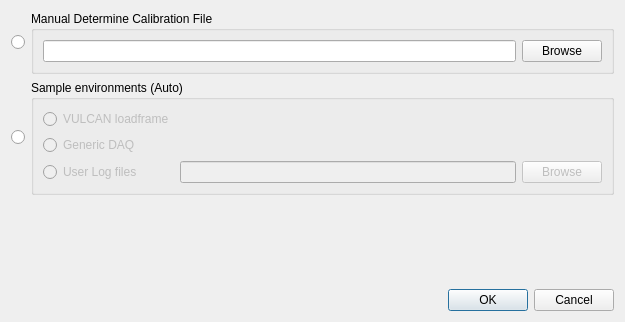
<?xml version="1.0" encoding="UTF-8"?>
<ui version="4.0">
 <class>Dialog</class>
 <widget class="QDialog" name="Dialog">
  <property name="geometry">
   <rect>
    <x>0</x>
    <y>0</y>
    <width>625</width>
    <height>322</height>
   </rect>
  </property>
  <property name="windowTitle">
   <string>Dialog</string>
  </property>
  <layout class="QVBoxLayout" name="verticalLayout">
   <item>
    <layout class="QGridLayout" name="gridLayout">
     <item row="0" column="0">
      <widget class="QRadioButton" name="radioButton_manual">
       <property name="text">
        <string/>
       </property>
      </widget>
     </item>
     <item row="0" column="1">
      <widget class="QGroupBox" name="groupBox_2">
       <property name="title">
        <string>Manual Determine Calibration File</string>
       </property>
       <layout class="QGridLayout" name="gridLayout_3">
        <item row="0" column="0">
         <widget class="QLineEdit" name="lineEdit_calibBriefView"/>
        </item>
        <item row="0" column="1">
         <widget class="QPushButton" name="pushButton_loadCalFile">
          <property name="toolTip">
           <string>&lt;html&gt;&lt;head/&gt;&lt;body&gt;&lt;p&gt;Select vanadium calibration runs/files;&lt;/p&gt;&lt;p&gt;&lt;br/&gt;&lt;/p&gt;&lt;p&gt;if it is selected without aborting, then the line edit to its right will be disabled;&lt;/p&gt;&lt;p&gt;Default is the instrument folder belonged to IPTS&lt;/p&gt;&lt;/body&gt;&lt;/html&gt;</string>
          </property>
          <property name="text">
           <string>Browse</string>
          </property>
         </widget>
        </item>
       </layout>
      </widget>
     </item>
     <item row="1" column="0">
      <widget class="QRadioButton" name="radioButton_auto">
       <property name="text">
        <string/>
       </property>
      </widget>
     </item>
     <item row="1" column="1">
      <widget class="QGroupBox" name="groupBox">
       <property name="toolTip">
        <string>&lt;html&gt;&lt;head/&gt;&lt;body&gt;&lt;p&gt;&lt;span style=&quot; font-weight:600; font-style:italic;&quot;&gt;Is 'sample environment' resposible for vanadium calibration?&lt;/span&gt;&lt;/p&gt;&lt;p&gt;&lt;span style=&quot; font-weight:600; font-style:italic; color:#ff0000;&quot;&gt;Required for chopping data&lt;/span&gt;&lt;/p&gt;&lt;/body&gt;&lt;/html&gt;</string>
       </property>
       <property name="title">
        <string>Sample environments (Auto)</string>
       </property>
       <layout class="QGridLayout" name="gridLayout_2">
        <item row="2" column="1">
         <widget class="QLineEdit" name="lineEdit_userLogFileName">
          <property name="enabled">
           <bool>false</bool>
          </property>
          <property name="sizePolicy">
           <sizepolicy hsizetype="Expanding" vsizetype="Fixed">
            <horstretch>0</horstretch>
            <verstretch>0</verstretch>
           </sizepolicy>
          </property>
         </widget>
        </item>
        <item row="2" column="2">
         <widget class="QPushButton" name="pushButton_5">
          <property name="enabled">
           <bool>false</bool>
          </property>
          <property name="toolTip">
           <string>&lt;html&gt;&lt;head/&gt;&lt;body&gt;&lt;p&gt;Select user specified log file&lt;/p&gt;&lt;/body&gt;&lt;/html&gt;</string>
          </property>
          <property name="text">
           <string>Browse</string>
          </property>
         </widget>
        </item>
        <item row="2" column="0">
         <widget class="QRadioButton" name="radioButton_useLogFiles">
          <property name="enabled">
           <bool>false</bool>
          </property>
          <property name="text">
           <string>User Log files</string>
          </property>
         </widget>
        </item>
        <item row="0" column="0">
         <widget class="QRadioButton" name="radioButton_useLoadFrame">
          <property name="enabled">
           <bool>false</bool>
          </property>
          <property name="text">
           <string>VULCAN loadframe</string>
          </property>
         </widget>
        </item>
        <item row="1" column="0">
         <widget class="QRadioButton" name="radioButton_useGenericDaq">
          <property name="enabled">
           <bool>false</bool>
          </property>
          <property name="text">
           <string>Generic DAQ</string>
          </property>
         </widget>
        </item>
       </layout>
      </widget>
     </item>
    </layout>
   </item>
   <item>
    <spacer name="verticalSpacer">
     <property name="orientation">
      <enum>Qt::Vertical</enum>
     </property>
     <property name="sizeHint" stdset="0">
      <size>
       <width>20</width>
       <height>40</height>
      </size>
     </property>
    </spacer>
   </item>
   <item>
    <widget class="QDialogButtonBox" name="buttonBox">
     <property name="orientation">
      <enum>Qt::Horizontal</enum>
     </property>
     <property name="standardButtons">
      <set>QDialogButtonBox::Cancel|QDialogButtonBox::Ok</set>
     </property>
    </widget>
   </item>
  </layout>
 </widget>
 <resources/>
 <connections>
  <connection>
   <sender>buttonBox</sender>
   <signal>accepted()</signal>
   <receiver>Dialog</receiver>
   <slot>accept()</slot>
   <hints>
    <hint type="sourcelabel">
     <x>248</x>
     <y>254</y>
    </hint>
    <hint type="destinationlabel">
     <x>157</x>
     <y>274</y>
    </hint>
   </hints>
  </connection>
  <connection>
   <sender>buttonBox</sender>
   <signal>rejected()</signal>
   <receiver>Dialog</receiver>
   <slot>reject()</slot>
   <hints>
    <hint type="sourcelabel">
     <x>316</x>
     <y>260</y>
    </hint>
    <hint type="destinationlabel">
     <x>286</x>
     <y>274</y>
    </hint>
   </hints>
  </connection>
 </connections>
</ui>
